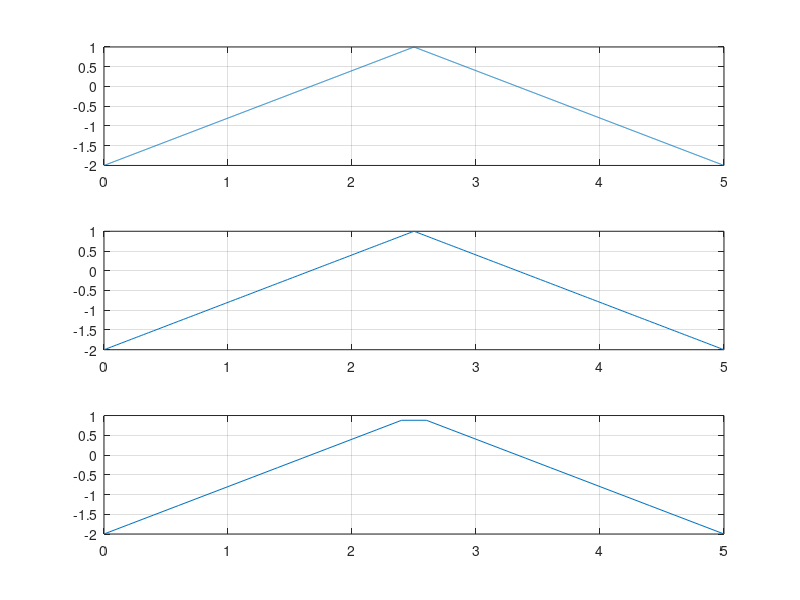

Write the MATLAB code that produced this figure.
%rezolutie temporara de 20ms
t=0:0.002:5;
f=0.2; %frecventa de 0.2 pt o perioada (f=1/t)
w=2*pi*f;
s=1.5*sawtooth(w*t,.5)-0.5;
subplot(3,1,1),plot(t,s),grid,
xlabel('t[s]'),ylabel('A[V]'),title('semnal triunghiular rez 2ms'),plot(t,s),grid;

%rezolutie temporara de 20ms
t=0:0.02:5;
f=0.2; %frecventa de 0.2 pt o perioada (f=1/t)
w=2*pi*f;
s=1.5*sawtooth(w*t,.5)-0.5;
subplot(3,1,2),plot(t,s),grid,
xlabel('t[s]'),ylabel('A[V]'),title('semnal triunghiular rez 20ms'),plot(t,s),grid;

%rezolutie temporara de 200ms
t=0:0.2:5;
f=0.2; %frecventa de 0.2 pt o perioada (f=1/t)
w=2*pi*f;
s=1.5*sawtooth(w*t,.5)-0.5;
subplot(3,1,3),plot(t,s),grid,
xlabel('t[s]'),ylabel('A[V]'),title('semnal triunghiular rez 200ms'),plot(t,s),grid;